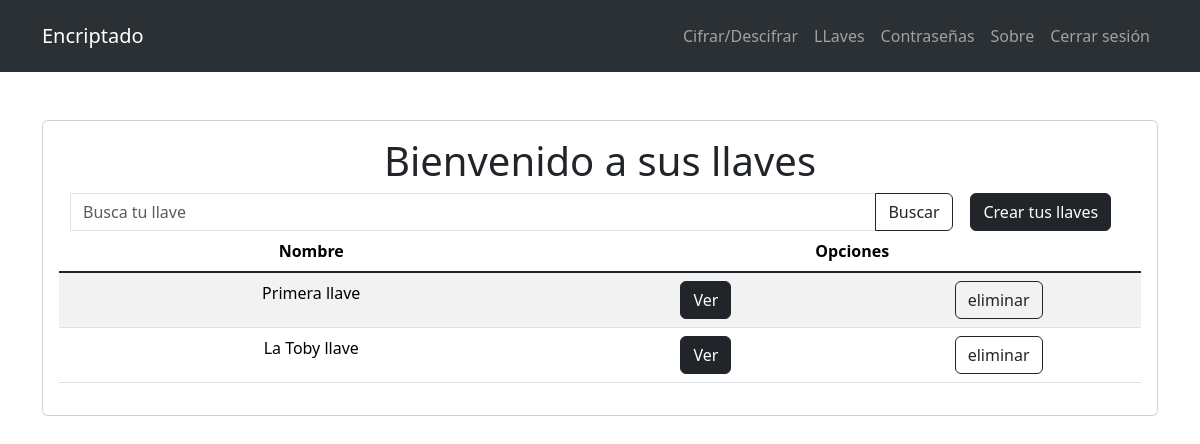
Page /keys/Keys_Page/ (signed in) on the earlier database version.
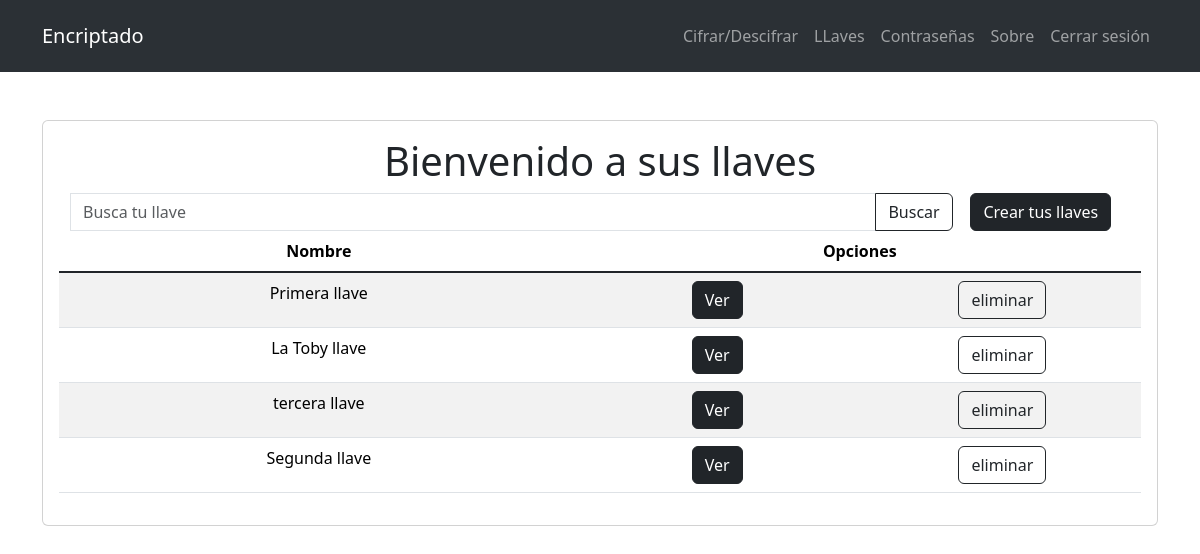
Same page on the later database version.
### core/Keys_Users/models.py (models this page shows)
class Keys_users(models.Model):
    user = models.ForeignKey(Users_EncrytedPage, on_delete=models.CASCADE)
    key_name = models.CharField(max_length=100)
    key_public = models.CharField(max_length=900)
    key_private = models.CharField(max_length=900)

### core/Keys_Users/views.py (the view, shortened to what this page needs)
# urls.py: path("Keys_Page/", views.keys_page, name="Keys_Page"),
@login_required
def keys_page(request):
    keys_users = Keys_users.objects.filter(user=request.user)
    cookie_pin = request.COOKIES.get("cookie_pin")
    master_key = Users.objects.get(username=request.user).master_key
    if request.method == "GET":
        if "form_find_key" in request.GET:
            keys_users = find_key(request)
        keys_users_exist = False if not keys_users else True
        master_key_exist = True if master_key else False
        return render(
            request,
            "Keys_page.html",
            {
                "keys_exist": keys_users_exist,
                "cookie": cookie_pin,
                "master_key_exist": master_key_exist,
                "keys": keys_users,
                "form": MasterKeyForm,
            },
        )

### core/Users_EncrytedPage/models.py (called while the page is built)
    def __str__(self):
        return self.username

### templates/Keys_page.html (shortened to what this page needs)
{% extends 'components/Encabezado.html' %}
{% load static %} {% block content %}
    <main class="container mt-5">
        <section class="card card-body">
            {% if keys_exist %}
                <h1 class="text-center">Bienvenido a sus llaves</h1>
                <form action="" method="get" name="form_find_key">
                    <div class="container overflow-hidden text-center">
                        <div class="row g-0">
                            <div class="col-sm-6 col-md-10">
                                <div class="input-group">
                                    <input type="text" class="form-control" name="search"
                                           placeholder="Busca tu llave"
                                           aria-label="Recipient's username" aria-describedby="button-addon2"
                                           autocomplete="off">
                                    <button class="btn btn-outline-dark" type="submit" id="button-addon2">Buscar
                                    </button>
                                </div>
                            </div>
                            <div class="col-6 col-md-2 ">
                                {% if cookie %}
                                    <a class="btn btn-dark" href="{% url 'CreateKeys_Page' %}">Crear
                                        tus llaves</a>
                                {% else %}
                                    <button class="btn btn-dark " type="button"
                                            data-bs-toggle="modal" data-bs-target="#staticBackdrop">
                                        Crear tus llaves
                                    </button>
                                {% endif %}
                            </div>
                        </div>
                    </div>
                </form>
                <table class="table table-striped text-center">
                    <thead>
                    <tr>
                        <th scope="col">Nombre</th>
                        <th scope="col">Opciones</th>
                    </tr>
                    </thead>
                    <tbody class="table-group-divider text-center">
                    {% for key in keys %}
                        <tr>
                            <td>{{ key.key_name }}</td>
                            <td>
                                <div class="row">
                                    <div class="col g-0">
                                        {% if cookie %}
                                            <a class="btn btn-dark"
                                               href="{% url 'KeyDetail_Page' key.id %}">Ver</a>
                                        {% else %}
                                            <button class="btn btn-dark" type="button"
                                                    data-bs-toggle="modal" data-bs-target="#staticBackdrop_detail_Key"
                                                    data-bs-id="{{ key.id }}">
                                                Ver
                                            </button>
                                        {% endif %}
                                    </div>
                                    <div class="col g-0">
                                        <form action="" method="post" id="form_delete_password">
                                            <button class="btn btn-outline-dark" type="submit">
                                                eliminar
                                            </button>
                                        </form>
                                    </div>
                                </div>
                            </td>
                        </tr>
                    {% endfor %}
                    </tbody>
                </table>
            {% endif %}
        </section>
    </main>
{% endblock %}

Differences in the rows shown:
added Keys_users: key_name "tercera llave"
added Keys_users: key_name "Segunda llave"
